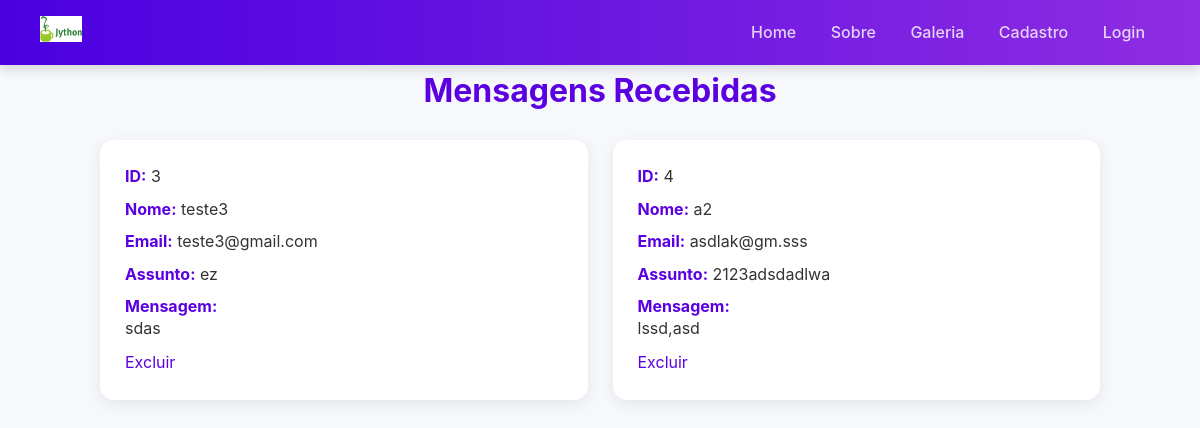
The page /listcontato on the database its author committed.
### app/models.py (models this page shows)
class Contato(models.Model):
    nome = models.CharField(max_length=100)
    email = models.EmailField()
    assunto = models.CharField(max_length=200)
    mensagem = models.CharField(max_length=600)

### app/views.py (the view)
# urls.py: path('listcontato', views.readContato, name='readContato'),
def readContato(request):
     contato = Contato.objects.all().values()
     return render(request, 'listcontato.html', {'contato':contato})

### app/templates/listcontato.html (shortened to what this page needs)
{% extends "template.html" %}
{% block conteudo %}
<main class="mensagens-container">
    <h1>Mensagens Recebidas</h1>
    {% if contato %}
        <div class="mensagens-grid">
            {% for msg in contato %}
                <div class="msg-card">
                    <p><strong>ID:</strong> {{ msg.id }}</p>
                    <p><strong>Nome:</strong> {{ msg.nome }}</p>
                    <p><strong>Email:</strong> {{ msg.email }}</p>
                    <p><strong>Assunto:</strong> {{ msg.assunto }}</p>
                    <p><strong>Mensagem:</strong><br>{{ msg.mensagem }}</p>
                    <a href="{% url 'excluirContato' msg.id %}" class="btn-excluir">Excluir</a>
                </div>
            {% endfor %}
        </div>
    {% else %}
        <p class="sem-msg">Nenhuma mensagem cadastrada.</p>
    {% endif %}
</main>
{% endblock %}

### app/static/styles/styles.css (style rules this page uses)
:root { --color-primary: #5b00e0; --color-primary-dark: #4a00e0; --color-primary-light: #8e2de2; --color-danger: #e02424; --color-danger-light: #ff4b4b; --color-success-bg: #e1f8e6; --color-success-text: #2a7c3b; --color-error-bg: #fdeaea; --color-error-text: #b91c1c; --color-white: #fff; --color-bg: #f7f8fc; --color-text: #333; --color-text-light: #666; --color-border: #ccc; --gradient-primary: linear-gradient(90deg, var(--color-primary-dark), var(--color-primary-light)); --gradient-danger: linear-gradient(90deg, var(--color-danger), var(--color-danger-light)); --font-family: "Poppins", "Inter", sans-serif; --border-radius-md: 8px; --border-radius-lg: 16px; --shadow-sm: 0 4px 15px rgba(0,0,0,0.08); --shadow-md: 0 8px 24px rgba(0,0,0,0.1); --shadow-hover-primary: 0 8px 20px rgba(91, 0, 224, 0.2); --shadow-focus-primary: 0 0 0 3px rgba(123, 47, 247, 0.15); }
* { margin: 0; padding: 0; box-sizing: border-box; font-family: var(--font-family); }
body { background: var(--color-bg); color: var(--color-text); line-height: 1.6; min-height: 100vh; }
h1, h2, h3 { color: var(--color-primary); margin-bottom: 1.5rem; text-align: center; }
h1 { font-size: 2rem; }
p { margin-bottom: 10px; line-height: 1.4; }
a { color: var(--color-primary); text-decoration: none; transition: color 0.2s ease; }
strong { color: var(--color-primary); }
.mensagens-grid { display: grid; grid-template-columns: repeat(auto-fit, minmax(280px, 1fr)); gap: 25px; max-width: 1000px; margin: 0 auto; }
.msg-card { background: var(--color-white); border-radius: 14px; box-shadow: var(--shadow-sm); padding: 25px; text-align: left; transition: transform 0.2s ease, box-shadow 0.2s ease; animation: fadeIn 0.5s ease; }

### rows shown on the page
Contato: id "3", nome "teste3", email "teste3@gmail.com", assunto "ez", mensagem "sdas"
Contato: id "4", nome "a2", email "asdlak@gm.sss", assunto "2123adsdadlwa", mensagem "lssd,asd"
